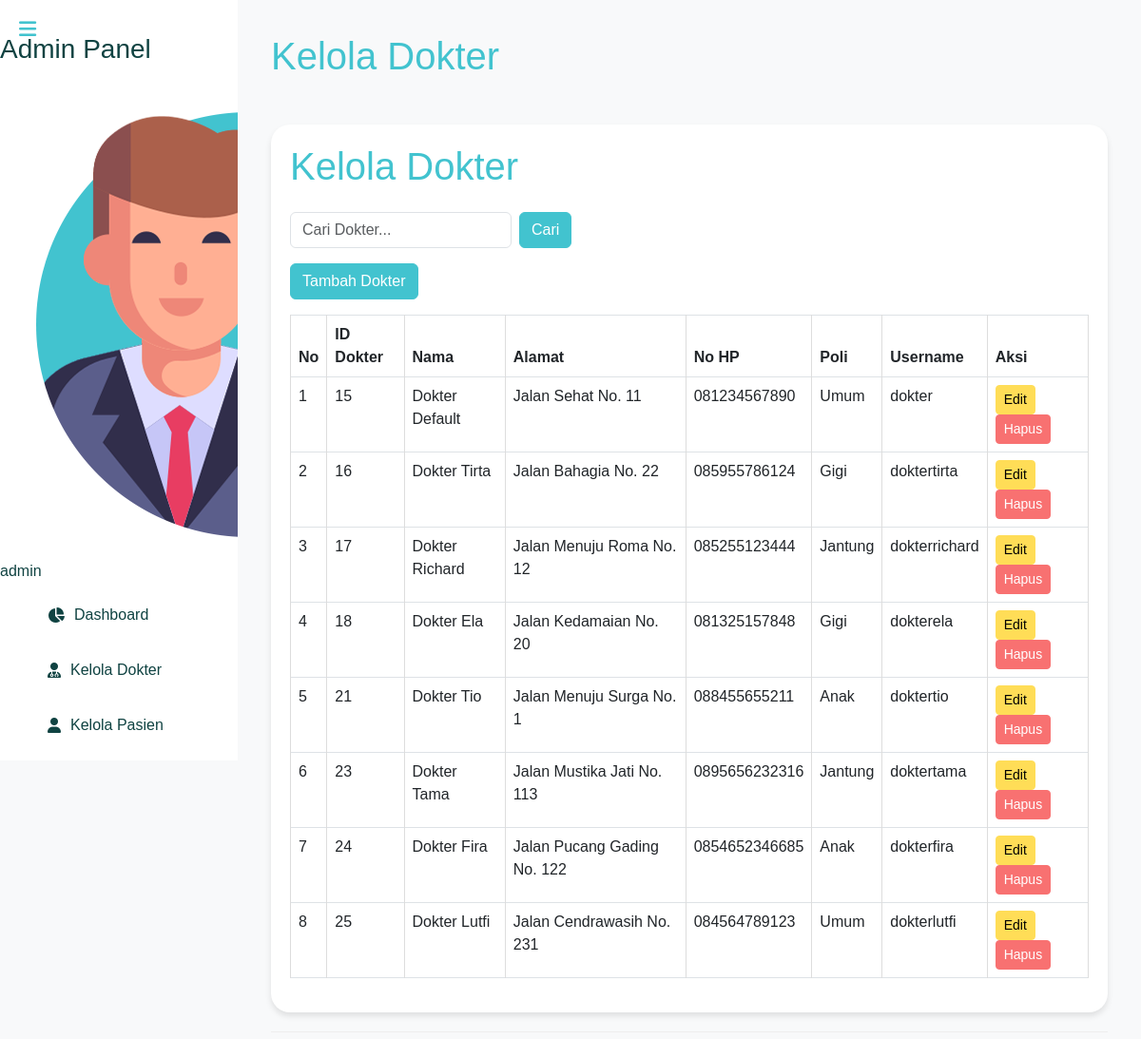
The page /admin/kelola_dokter_lawas.php (signed in) on the database its author committed.
### tables this page shows
CREATE TABLE `dokter` (
  `id` int(11) NOT NULL,
  `nama` varchar(150) NOT NULL,
  `alamat` varchar(255) NOT NULL,
  `no_hp` varchar(15) NOT NULL,
  `id_poli` int(11) NOT NULL,
  `username` varchar(20) NOT NULL,
  `password` varchar(255) NOT NULL
);

CREATE TABLE `poli` (
  `id` int(11) NOT NULL,
  `nama_poli` varchar(25) NOT NULL,
  `keterangan` text DEFAULT NULL
);

### admin/kelola_dokter_lawas.php (the view, shortened to what this page needs)
<?php
include '../includes/db.php';
$search = isset($_GET['search']) ? $_GET['search'] : '';
$dokterList = $conn->query("SELECT dokter.*, poli.nama_poli
                            FROM dokter
                            LEFT JOIN poli ON dokter.id_poli = poli.id
                            WHERE dokter.nama LIKE '%$search%'");
$adminName = $_SESSION['username'];
?>
<!DOCTYPE html>
<html lang="en">
<head>
    <link href="https://cdn.jsdelivr.net/npm/bootstrap@5.3.0-alpha1/dist/css/bootstrap.min.css" rel="stylesheet">
    <link rel="stylesheet" href="https://cdnjs.cloudflare.com/ajax/libs/font-awesome/6.0.0/css/all.min.css">
    <link rel="stylesheet" href="../assets/css/admin/styles.css">
</head>
<body>
    <div class="sidebar" id="sidebar">
        <h3>Admin Panel</h3>
        <div class="profile">
        <img src="../assets/images/admin.png" alt="Avatar">
            <span><?= htmlspecialchars($adminName) ?></span>
        </div>
        <a href="dashboard.php"><i class="fas fa-chart-pie"></i> Dashboard</a>
        <a href="kelola_dokter.php"><i class="fas fa-user-md"></i> Kelola Dokter</a>
        <a href="kelola_pasien.php"><i class="fas fa-user"></i> Kelola Pasien</a>
        <a href="kelola_poli.php"><i class="fas fa-clinic-medical"></i> Kelola Poli</a>
    </div>
    <div class="content" id="content">
        <div class="header">
            <button class="toggle-btn" id="toggleSidebar">
                <i class="fas fa-bars"></i>
            </button>
            <h1>Kelola Dokter</h1>
        </div>
                        <div class="container mt-5">
                    <h1 class="mb-4">Kelola Dokter</h1>
                    <div class="d-flex justify-content-between align-items-center mb-3">
                        <form method="GET" class="d-flex">
                            <input type="text" name="search" class="form-control me-2" placeholder="Cari Dokter..." value="<?= htmlspecialchars($search) ?>">
                            <button type="submit" class="btn btn-primary">Cari</button>
                        </form>
                    </div>
                    <button class="btn btn-primary mb-3" data-bs-toggle="modal" data-bs-target="#addDoctorModal">Tambah Dokter</button>
                    <table class="table table-bordered">
                    <thead>
                        <tr>
                            <th>No</th>
                            <th>ID Dokter</th>
                            <th>Nama</th>
                            <th>Alamat</th>
                            <th>No HP</th>
                            <th>Poli</th>
                            <th>Username</th>
                            <th>Aksi</th>
                        </tr>
                    </thead>
                    <tbody>
                        <?php
                        $no = 1;
                        while ($row = $dokterList->fetch_assoc()): ?>
                            <tr>
                                <td><?= $no++ ?></td>
                                <td><?= $row['id'] ?></td>
                                <td><?= $row['nama'] ?></td>
                                <td><?= $row['alamat'] ?></td>
                                <td><?= $row['no_hp'] ?></td>
                                <td><?= $row['nama_poli'] ?></td>
                                <td><?= $row['username'] ?></td>
                                <td>
                                    <button class="btn btn-warning btn-sm" data-bs-toggle="modal" data-bs-target="#editDoctorModal<?= $row['id'] ?>">Edit</button>
                                    <form method="POST" style="display:inline-block;">
                                        <button type="submit" name="delete" class="btn btn-danger btn-sm">Hapus</button>
                                    </form>
                                </td>
                            </tr>
                        <?php endwhile; ?>
                    </tbody>
                </table>
                </div>
</body>
</html>

### assets/css/admin/styles.css (style rules this page uses)
body { font-family: Arial, sans-serif; background-color: #f8f9fa; margin: 0; }
.sidebar { height: 100vh; width: 250px; background-color: #ffffff; color: #104342; position: fixed; padding-top: 35px; transition: all 0.3s ease-in-out; overflow-y: auto; z-index: 1000; }
.sidebar a { color: #104342; text-decoration: none; padding: 12px 30px; display: flex; align-items: center; gap: 10px; margin: 10px 20px; transition: all 0.3s ease-in-out; border-radius: 10px; }
.container { background-color: #fff; border-radius: 20px; box-shadow: 0 4px 6px rgba(0, 0, 0, 0.1); padding: 20px; }
h1 { color: #42c3cf; }
.btn-primary { background-color: #42c3cf; border-color: #42c3cf; }
.btn-warning { background-color: #ffdd57; border-color: #ffdd57; }
.btn-danger { background-color: #f87171; border-color: #f87171; }
table thead { background-color: #42c3cf; color: #fff; }
table tbody tr:nth-child(even) { background-color: #f9fafa; }
.content { margin-left: 250px; padding: 35px; transition: all 0.3s ease-in-out; }
.toggle-btn { position: absolute; top: 10px; left: 10px; background-color: rgba(255, 255, 255, 0); color: #42c3cf; border: none; cursor: pointer; padding: 5px 10px; font-size: 1.3rem; z-index: 1100; border-radius: 5px; }
table { width: 100%; border-collapse: collapse; }
table, th, td { border: 1px solid #ddd; }
th, td { padding: 10px; }
th { background-color: #42c3cf; color: white; }
.content::after { content: "© Destio Wahyu. All Rights Reserved."; display: block; text-align: center; font-size: 14px; color: #666; margin-top: 20px; padding: 10px 0; border-top: 1px solid #eee; }

### rows shown on the page
dokter: id "15", nama "Dokter Default", alamat "Jalan Sehat No. 11", no_hp "081234567890", id_poli.nama_poli "Umum", username "dokter"
dokter: id "16", nama "Dokter Tirta", alamat "Jalan Bahagia No. 22", no_hp "085955786124", id_poli.nama_poli "Gigi", username "doktertirta"
dokter: id "17", nama "Dokter Richard", alamat "Jalan Menuju Roma No. 12", no_hp "085255123444", id_poli.nama_poli "Jantung", username "dokterrichard"
dokter: id "18", nama "Dokter Ela", alamat "Jalan Kedamaian No. 20", no_hp "081325157848", id_poli.nama_poli "Gigi", username "dokterela"
dokter: id "21", nama "Dokter Tio", alamat "Jalan Menuju Surga No. 1", no_hp "088455655211", id_poli.nama_poli "Anak", username "doktertio"
dokter: id "23", nama "Dokter Tama", alamat "Jalan Mustika Jati No. 113", no_hp "0895656232316", id_poli.nama_poli "Jantung", username "doktertama"
dokter: id "24", nama "Dokter Fira", alamat "Jalan Pucang Gading No. 122", no_hp "0854652346685", id_poli.nama_poli "Anak", username "dokterfira"
dokter: id "25", nama "Dokter Lutfi", alamat "Jalan Cendrawasih No. 231", no_hp "084564789123", id_poli.nama_poli "Umum", username "dokterlutfi"

### other values the page prints
$adminName "admin"
